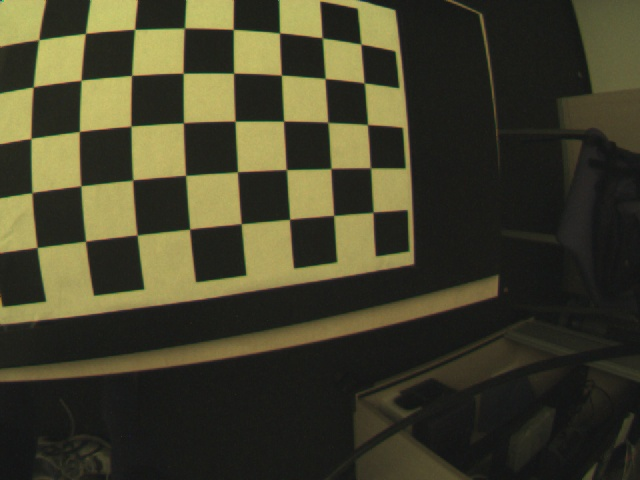
#> input picture exercises/exercise 2/data/00000.jpg, 640 x 480 px; its folder holds 4 pictures in this run
$ jupyter execute --allow-errors ex1.ipynb   (shell and % lines are left out)
#> lines starting #> are read from the running program, lines starting #| are printed output that depends on the picture
[cell 1]
import os, sys
import numpy as np
import cv2 as cv
import matplotlib.pyplot as plt
import scipy.io as io
from numpy.linalg import inv
import cmath


base_folder = './data/'

image_num = 1
data = io.loadmat('./data/ex1.mat')
#> (reads exercises/exercise 2/data/ex1.mat from the repository)
X_3D = data['X_3D'][0]
Y_3D = data['X_3D'][1]
Z_3D = data['X_3D'][2]
TVecs = data['TVecs']		# Translation vector: as the world origin is seen from the camera coordinates
RMats = data['RMats']		# Rotation matrices: converts coordinates from world to camera
kc = data['dist_params']	# Distortion parameters
Kintr = data['intinsic_matrix']	# K matrix of the cameras

imgs = [cv.imread(base_folder+str(i).zfill(5)+'.jpg') for i in range(TVecs.shape[0])]
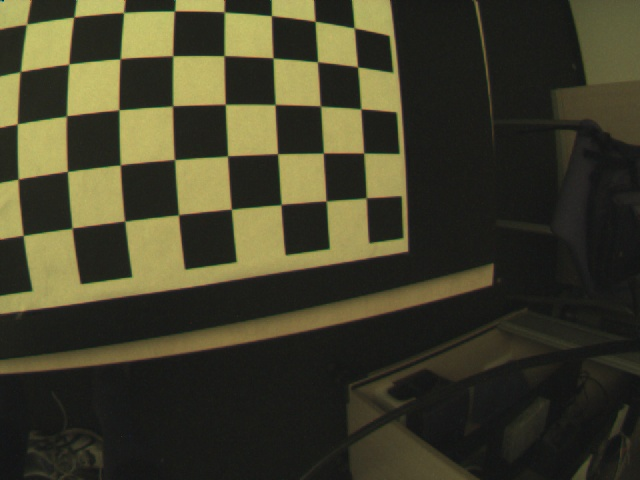
#> input picture exercises/exercise 2/data/00001.jpg, 640 x 480 px
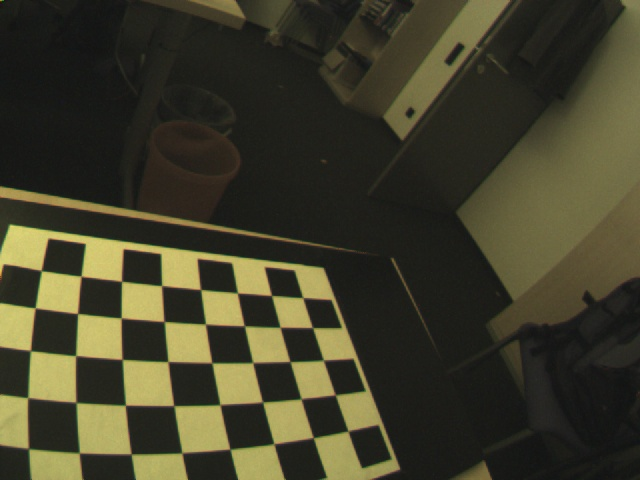
#> input picture exercises/exercise 2/data/00002.jpg, 640 x 480 px
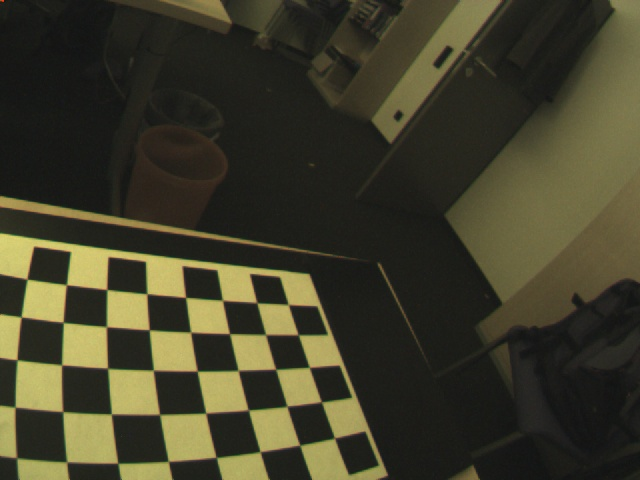
#> input picture exercises/exercise 2/data/00003.jpg, 640 x 480 px
#> imgs = 25 items

[cell 2]
def get_transrot_matrix(R,T):
    RT = np.hstack((R, T))
#> RT = [[-0.996, 0.0079, -0.0874, 0.145], [0.0249, 0.98, -0.195, -0.101], [0.0842, -0.196, -0.977, 0.192]]
    lower_part = np.array([0,0,0,1])
    full_RT = np.vstack((RT,lower_part))
#> full_RT = [[-0.996, 0.0079, -0.0874, 0.145], [0.0249, 0.98, -0.195, -0.101], [0.0842, -0.196, -0.977, 0.192], [0, 0, 0, 1]]
    return full_RT

def get_calibration_matrix(K):
    right_part = np.array([[0],[0],[0]])
    K_I3O3 = np.hstack((K, right_part))
    return K_I3O3

def get_distortion_coeff(xyz, k):
    r2 = xyz[0]**2+xyz[1]**2
    r4 = r2**2
    r6 = r2**4
    return 1 + k[0]*r2 + k[1]*r4 + k[4]*r6

def undist_pnt(x, distortion_parameters):
    coeff = get_distortion_coeff(x, distortion_parameters)
    return np.array([x[0]*coeff, x[1]*coeff])

def undistort(X, K, distortion_parameters):
    undistorted_pnts = []
    for idx,x in enumerate(X):
        normalized_pnt = pix_to_normalize_coords(x,K)
        undist_norm = undist_pnt(normalized_pnt, distortion_parameters)
        undist_pix = normalize_to_pix_coords(np.vstack((undist_norm,1)),K)
        undistorted_pnts.append(undist_pix.ravel())
    return np.array(undistorted_pnts)

def pix_to_normalize_coords(X,K):
    K_1 = inv(K)
    return np.dot(K_1, X)

def normalize_to_pix_coords(X,K):
    return np.dot(K,X)

def project_points(X, K, R, T, distortion_flag=False, distortion_params=None):
    """
    Your implementation goes here!
    """
    X_camera = []
    RT = get_transrot_matrix(R, T)
#> RT has the same summary as full_RT in get_transrot_matrix
    print("full RT shape: ", RT.shape)
#| full RT shape:  (4, 4)
    K_I3O3 = get_calibration_matrix(K)
    print("full K shape: ", K.shape)
    P = np.dot(K_I3O3,RT)
#> P = [[-348.2, -59.98, -346.1, 116], [30.19, 318.7, -315.2, 9.8], [0.0842, -0.196, -0.977, 0.192]]
    print("P shape: ", P.shape)
#| P shape:  (3, 4)
    for idx in range(X.shape[1]):
        x = X[0][idx]
        y = X[1][idx]
        z = X[2][idx]
        xyz = np.array([x,y,z,1])
        if idx == 0: # just for debugging
            print("xyz shape: ", xyz.shape)
        uvw = np.dot(P,xyz)
        # get x, y in pixel coords by u/w and v/w
        X_camera.append(uvw[:3]/uvw[-1])
#> this loop made 40 passes
#> uvw on passes 1 to 12: [105.2, 67.18, 0.156], [89.57, 68.53, 0.16], [73.9, 69.89, 0.164], [58.23, 71.25, 0.168], [42.56, 72.61, 0.171], [26.89, 73.97, 0.175], [11.22, 75.33, 0.179], [-4.45, 76.69, 0.183], [107.9, 52.83, 0.165], [92.26, 54.19, 0.169], [76.6, 55.55, 0.173], [60.93, 56.91, 0.177]
#> after the loop, X_camera = 40 items, first 6: [673.1, 429.7, 1], [559.3, 428, 1], [450.8, 426.4, 1], [347.2, 424.9, 1], [248.2, 423.4, 1], [153.4, 422, 1]
    X_camera = np.array(X_camera)
#> X_camera = 40 rows, first 8: [673.1, 429.7, 1], [559.3, 428, 1], [450.8, 426.4, 1], [347.2, 424.9, 1], [248.2, 423.4, 1], [153.4, 422, 1], [62.65, 420.7, 1], [-24.33, 419.4, 1]
    # Project points from 3d world coordinates to 2d image coordinates
    return X_camera

def project_and_draw(img, X_3d, K, R, T, distortion_flag, distortion_parameters):
    """
        Your implementation goes here!
    """
    # call your "project_points" function to project 3D points to camera coordinates
    # draw the projected points on the image and save your output image here
    pnts = project_points(X_3d, K, R, T)
#> pnts has the same summary as X_camera in project_points
    print("2D points shape: ", pnts.shape)
#| 2D points shape:  (40, 3)
    if distortion_flag is True:
        undistorted_pnts = undistort(pnts, K , distortion_parameters)
#> the loop in undistort, `for idx,x in enumerate(X):` made 40 passes
#> (x, normalized_pnt, coeff in undist_pnt, undist_norm, undist_pix) on passes 1 to 6: ([673.1, 429.7, 1], [0.936, 0.485, 1], [0.761], [0.712, 0.369], [588.8, 386.2, 1]), ([559.3, 428, 1], [0.634, 0.481, 1], [0.844], [0.535, 0.406], [522.1, 399.9, 1]), ([450.8, 426.4, 1], [0.346, 0.476, 1], [0.906], [0.313, 0.431], [438.5, 409.5, 1]), ([347.2, 424.9, 1], [0.0707, 0.472, 1], [0.935], [0.0661, 0.442], [345.5, 413.4, 1]), ([248.2, 423.4, 1], [-0.192, 0.468, 1], [0.928], [-0.178, 0.435], [253.4, 410.7, 1]), ([153.4, 422, 1], [-0.444, 0.465, 1], [0.89], [-0.395, 0.414], [171.8, 402.9, 1])
#> (normalized_pnt, coeff in undist_pnt, undist_norm, undist_pix) on pass 20: ([0.0601, -0.0487, 1], [0.998], [0.06, -0.0486], [343.2, 229.6, 1])
#> after the loop in undistort, `for idx,x in enumerate(X):`: undistorted_pnts = 40 items, first 6: [588.8, 386.2, 1], [522.1, 399.9, 1], [438.5, 409.5, 1], [345.5, 413.4, 1], [253.4, 410.7, 1], [171.8, 402.9, 1]
#> undistorted_pnts = 40 rows, first 8: [588.8, 386.2, 1], [522.1, 399.9, 1], [438.5, 409.5, 1], [345.5, 413.4, 1], [253.4, 410.7, 1], [171.8, 402.9, 1], [105.3, 392.1, 1], [54.5, 380.2, 1]
        print("undistorted_pnts shape: ", undistorted_pnts.shape)
#| undistorted_pnts shape:  (40, 3)
        for idx,pnt in enumerate(undistorted_pnts):
            drawed = cv.circle(img, (int(pnt[0]), int(pnt[1])), 5, (0,0,255),10)
#> this loop made 40 passes
#> pnt on passes 1 to 12: [588.8, 386.2, 1], [522.1, 399.9, 1], [438.5, 409.5, 1], [345.5, 413.4, 1], [253.4, 410.7, 1], [171.8, 402.9, 1], [105.3, 392.1, 1], [54.5, 380.2, 1], [590.3, 306.2, 1], [522.1, 313, 1], [438.2, 318.4, 1], [344.8, 321.4, 1]
    for idx,pnt in enumerate(pnts):
        drawed = cv.circle(img, (int(pnt[0]), int(pnt[1])), 5, (0,255,0),10)
#> this loop made 40 passes
#> pnt on passes 1 to 12: [673.1, 429.7, 1], [559.3, 428, 1], [450.8, 426.4, 1], [347.2, 424.9, 1], [248.2, 423.4, 1], [153.4, 422, 1], [62.65, 420.7, 1], [-24.33, 419.4, 1], [653.4, 319.8, 1], [546, 320.7, 1], [443.4, 321.5, 1], [345.1, 322.3, 1]
    plt.imshow(drawed)
    plt.show()

image_num=23
#> (the rest of this cell did not finish here and is left out)
